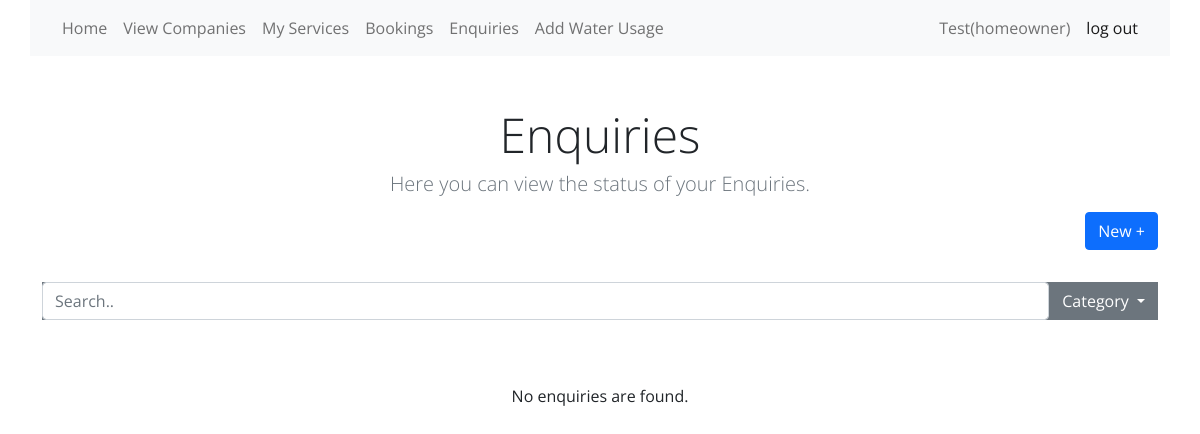
The page /viewenquiries.php (signed in) on the database as committed earlier.
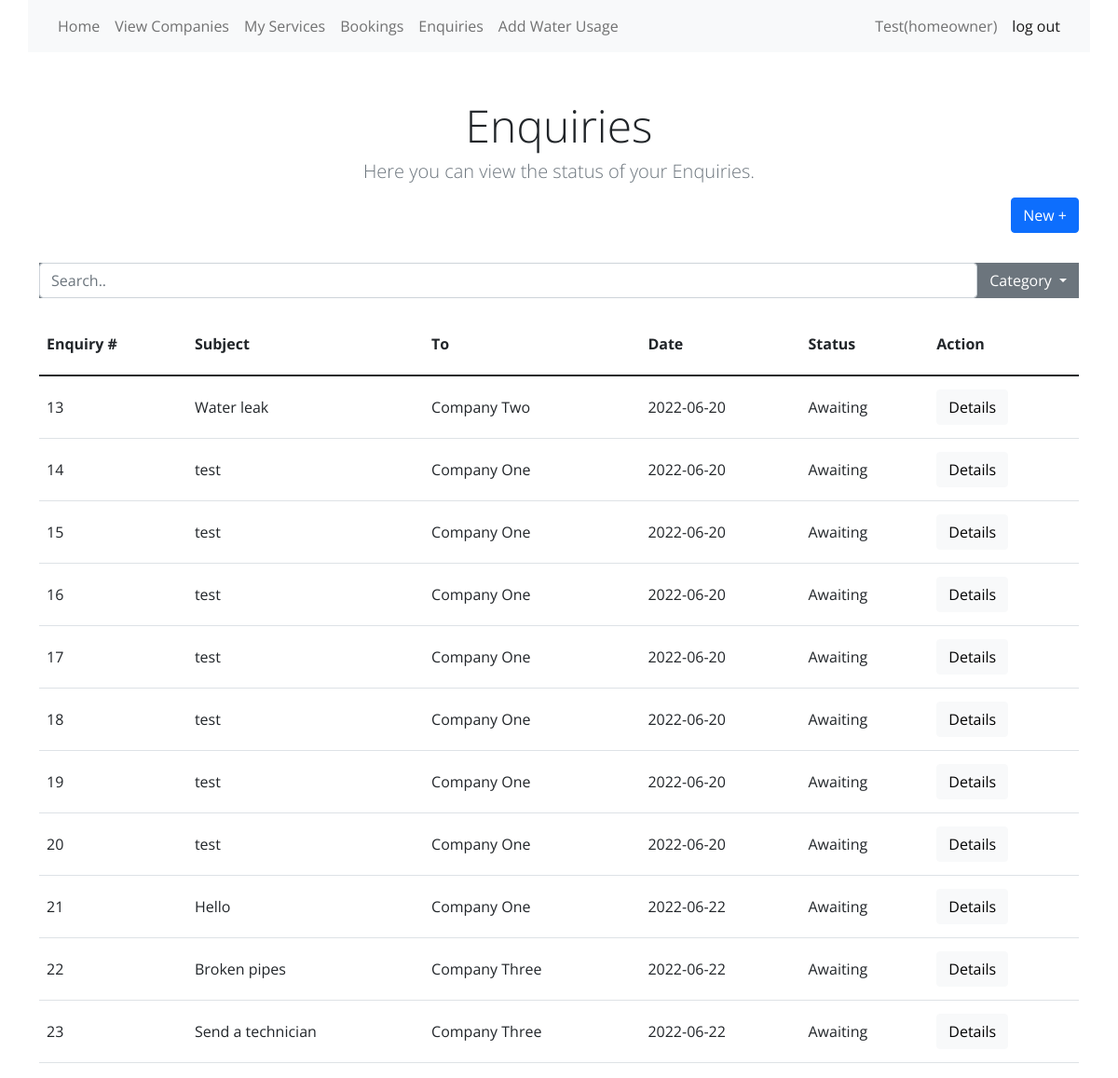
The same page on the database as committed later.
### tables this page shows
CREATE TABLE `cases` (
  `case_ID` int(11) NOT NULL,
  `case_subject` varchar(30) NOT NULL,
  `company_ID` int(11) NOT NULL,
  `homeowner_ID` int(11) NOT NULL,
  `case_date` varchar(15) NOT NULL,
  `case_status` varchar(10) NOT NULL,
  `case_description` varchar(500) NOT NULL
);

CREATE TABLE `company` (
  `company_ID` int(11) NOT NULL,
  `username` varchar(50) NOT NULL,
  `password` varchar(255) NOT NULL,
  `name` varchar(50) NOT NULL,
  `email` varchar(50) NOT NULL,
  `phone` int(11) NOT NULL,
  `address` varchar(255) NOT NULL,
  `postal_code` int(11) NOT NULL,
  `user_type` varchar(20) NOT NULL,
  `suspended` tinyint(1) NOT NULL DEFAULT 0,
  `verified` tinyint(1) NOT NULL DEFAULT 0
);

### classes.php (the view, shortened to what this page needs)
<?php
include 'cssLinks.php';
class Homeowner{
  private $conn = NULL;
  function __construct() {
    include("conn.php");
    $this->conn = $conn;
  }
  function tableHeaderEnquiries()
  {
    echo "<table class='table table-hover'>
            <thead>
            <tr class='table-padding'>
              <th>Enquiry #</th>
              <th>Subject</th>
              <th>To</th>
              <th>Date</th>
              <th>Status</th>
              <th>Action</th>
            </tr>
            </thead>";
  }
 function viewEnquiries(){
    $casesTable = "CREATE TABLE IF NOT EXISTS Cases (
       case_ID INT PRIMARY KEY NOT NULL AUTO_INCREMENT,
       case_subject VARCHAR(30) NOT NULL,
       company_ID int(11) NOT NULL,
       homeowner_ID int(11) NOT NULL,
       case_date VARCHAR(15) NOT NULL,
       case_status VARCHAR(10) NOT NULL,
       case_description VARCHAR(500) NOT NULL)";
    mysqli_query($this->conn, $casesTable);
    $homeowner_ID = $_SESSION['ID'];
    try {
       $query = "SELECT cas.case_ID, cas.case_subject,cas.case_description, cas.company_ID, cas.homeowner_ID, cas.case_date, cas.case_status,comp.name
                 FROM Cases AS cas
                 JOIN Company AS comp
                 ON cas.company_ID = comp.company_ID
                 WHERE homeowner_id = '$homeowner_ID'";
       $result = mysqli_query($this->conn, $query);
       if (mysqli_num_rows($result) < 1) {
           echo "<br><br>No enquiries are found.<br><br>";
       } else {
          $this->tableHeaderEnquiries();
           while (($Row = mysqli_fetch_assoc($result)) != FALSE) {
               echo "<form method='post' action='viewEnquiryDetails.php'>
                       <tr class='table-padding'>
                          <td>" . $Row['case_ID'] . "</td>".
                         "<td>" . $Row['case_subject'] . "</td>".
                         "<td>" . $Row['name'] . "</td>".
                         "<td>" . $Row['case_date'] ."</td>".
                         "<td>" . $Row['case_status'] ."</td>".
                         "<td class ='align-middle'><input type='submit' class='btn btn-small btn-light' name='Details' value='Details'></td>".
                         "<input type ='hidden' value ='".$Row['case_subject']."' name ='case_subject'/>".
                         "<input type ='hidden' value ='".$Row['name']."' name ='company_name'/>".
                         "<input type ='hidden' value ='".$Row['case_description']."' name ='case_description'/>".
                         "<input type ='hidden' value ='".$Row['case_date']."' name ='case_date'/>".
                         "<input type ='hidden' value ='".$Row['case_status']."' name ='case_status'/>".
                         "<input type ='hidden' value ='".$Row['case_ID']."' name ='case_ID'/>"."
                       </tr>
                     </form>";
           }
           echo "</table>";
       }
    } catch (Exception $e){
       echo "<br><br>No products are found.<br><br>";
       echo "<p>Error " . mysqli_errno($this->conn). ": " . mysqli_error($this->conn);
    }
}
}

### cssLinks.php (shortened to what this page needs)
<link href="https://cdn.jsdelivr.net/npm/bootstrap@5.1.3/dist/css/bootstrap.min.css" rel="stylesheet">
<link rel="stylesheet" href="css/main.css">

### navbar.php (shortened to what this page needs)
	<nav class="container navbar navbar-expand-lg navbar-light bg-light fs-6">
  <div class="container-fluid">
    <div class="collapse navbar-collapse" id="navbarNavAltMarkup">
      <div class="navbar-nav">
        <a class="nav-link "  href="welcome.php">Home</a>
        <?php
          if($_SESSION["user_type"] =="homeowner"){
            echo '<a class="nav-link " href="viewCompanies.php" >View Companies</a>';
            echo '<a class="nav-link " href="servicesHomeowner.php" >My Services</a>';
            echo '<a class="nav-link " href="bookHomeowner.php" >Bookings</a>';
            echo '<a class="nav-link " href="viewEnquiries.php" >Enquiries</a>';
            echo '<a class="nav-link " href="#" >Add Water Usage</a>';
          }
        ?>
      </div>
      <div class="navbar-nav ms-auto">
        <a class="nav-link "
          <?php
            if($_SESSION["user_type"] =="company"){
            echo 'href="userInfo.php">';
          }
            else if($_SESSION["user_type"] =="homeowner"){
            echo 'href="userInfoHome.php">';
        }
          ?>
          <?php echo htmlspecialchars($_SESSION["name"]).'('.htmlspecialchars($_SESSION["user_type"]).')'; ?></a>
        <a class="nav-link active d-flex justify-content-end" href="logout.php" >log out</a>
      </div>
    </div>
  </div>
</nav>

### viewenquiries.php (shortened to what this page needs)
<?php session_start();
include "classes.php";
include_once "navbar.php";
$enquiries = new Homeowner();
?>
<!DOCTYPE html>
<html lang="en">
  <head>
      <link href="https://cdn.jsdelivr.net/npm/bootstrap@5.1.3/dist/css/bootstrap.min.css" rel="stylesheet">
  </head>
  <body>
      <div class="container" >
      <h1 class ="display-5 text-center" style="margin-top:50px;">Enquiries</h1>
      <div class="row justify-content-center">
        <div class="col text-center">
          <p class ="display-6 fs-5 text-secondary" name = "product" value ="avail">Here you can view the status of your Enquiries.</p>
        </div>
        <form method="post" action="sendEnquiry.php">
            <button class="float-end btn btn-primary" type="submit">New +</button>
        </form>
      </div>
      </div>
      <div class="container mt-3">
        <div class="d-flex justify-content-around bg-secondary mb-3">
          <input class="form-control" id="myInput" type="text" placeholder="Search..">
          <div class="dropdown d-flex justify-content-end">
            <button class="btn btn-secondary dropdown-toggle align-text-top" type="button" id="dropdownMenuButton1" data-bs-toggle="dropdown" aria-expanded="false">
              Category
            </button>
          </div>
        </div>
      </div>
      <div class="container justify-content-center text-center">
      <?php $enquiries->viewEnquiries(); ?>
      </div>
  </body>

### css/main.css (style rules this page uses)
body { font-family: 'Open Sans', sans-serif !important; }
.table-padding { line-height:50px; }

Rows that differ between the two databases and show on the page:
added cases: case_ID "13", case_subject "Water leak", company_ID.name "Company Two", case_date "2022-06-20", case_status "Awaiting"
added cases: case_ID "14", case_subject "test", company_ID.name "Company One", case_date "2022-06-20", case_status "Awaiting"
added cases: case_ID "15", case_subject "test", company_ID.name "Company One", case_date "2022-06-20", case_status "Awaiting"
added cases: case_ID "16", case_subject "test", company_ID.name "Company One", case_date "2022-06-20", case_status "Awaiting"
added cases: case_ID "17", case_subject "test", company_ID.name "Company One", case_date "2022-06-20", case_status "Awaiting"
added cases: case_ID "18", case_subject "test", company_ID.name "Company One", case_date "2022-06-20", case_status "Awaiting"
added cases: case_ID "19", case_subject "test", company_ID.name "Company One", case_date "2022-06-20", case_status "Awaiting"
added cases: case_ID "20", case_subject "test", company_ID.name "Company One", case_date "2022-06-20", case_status "Awaiting"
added cases: case_ID "21", case_subject "Hello", company_ID.name "Company One", case_date "2022-06-22", case_status "Awaiting"
added cases: case_ID "22", case_subject "Broken pipes", company_ID.name "Company Three", case_date "2022-06-22", case_status "Awaiting"
added cases: case_ID "23", case_subject "Send a technician", company_ID.name "Company Three", case_date "2022-06-22", case_status "Awaiting"
Other text that changed with them:
text no longer shown: "No enquiries are found."
text now shown: "Enquiry # Subject To Date Status Action"
